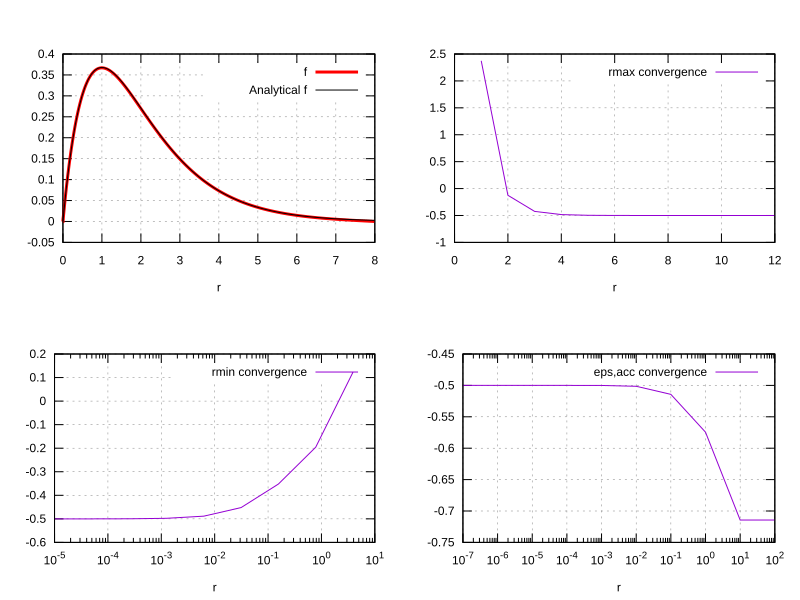

Generate this figure with gnuplot:
set terminal svg background "white" size 800,600
set output "plot.svg"
set multiplot layout 2,2

set xlabel "r"
set grid
analytical(x) = x * exp(-x)

set title " "
plot "out.txt" index 4 using 1:2 with lines lw 3 linecolor rgb "red"  title "f",\
     analytical(x) with lines title "Analytical f" linecolor rgb "black"

plot "out.txt" index 1 using 1:2 with lines title "rmax convergence"

set logscale x
set format x "10^{%L}"
plot "out.txt" index 2 using 1:2 with lines title "rmin convergence"

plot "out.txt" index 3 using 1:2 with lines title "eps,acc convergence"
